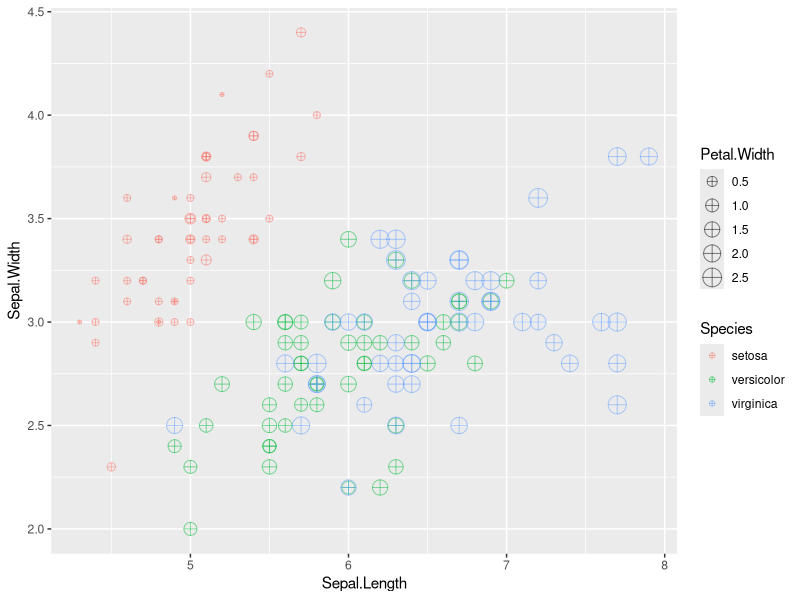
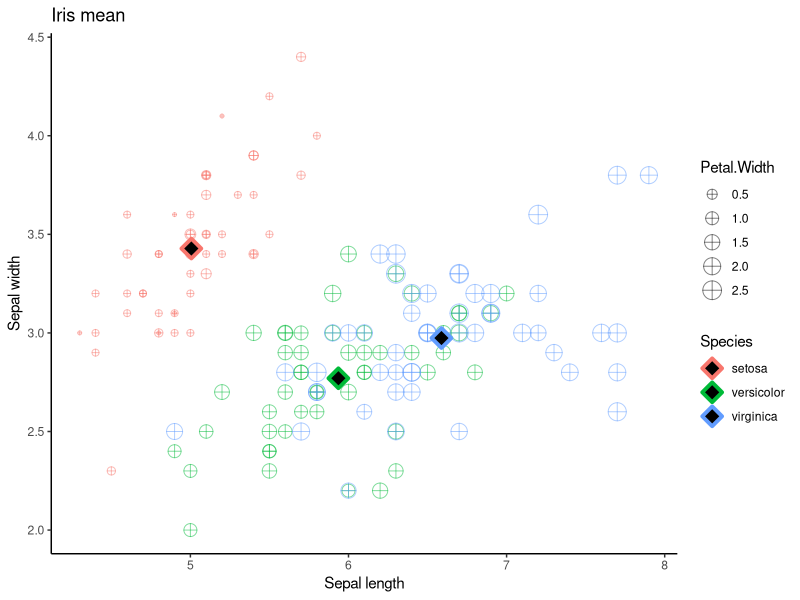

The R source for these figures, in order:
"
1) Inspecciona el DataSet iris_meaniris` disponible directamente en R. 
Identifica las variables que contiene y su tipo, asegúrate de que no hayan datos
faltantes y que los datos se encuentren listos para usarse.
"

df<-iris
# Ver headers
names(df)
# Ver descripción 
str(df)
# revisar primeras lineas
head(df)
# Dimensión del df
dim(df)
# Revisar si hay faltantes
faltantes<-sum(complete.cases(df))
continuar<-faltantes==dim(df)[1]
# Si no hay casos faltantes entonces sum(complete.cases(df))==dim[1]
if(continuar){print("No hay datos faltantes")}else{"Hay datos faltantes"}
"
2) Crea una gráfica de puntos que contenga Sepal.Lenght en el eje horizontal, 
Sepal.Width en el eje vertical, que identifique Species por color y que el tamaño 
de la figura está representado por Petal.Width. 
Asegúrate de que la geometría contenga shape = 10 y alpha = 0.5
"
library(ggplot2)
g<-ggplot(df,aes(x=Sepal.Length,y=Sepal.Width,color=Species,size=Petal.Width))+geom_point(shape=10,alpha=0.5)
g
"
3) Crea una tabla llamada iris_mean que contenga el promedio de todas las variables agrupadas por Species
"
library(dplyr)
# Usamos el par de funciones group_by y summarise para agrupar por especie y generar nuevas columnas con los promedios
# asociados a cada variable
iris_mean<-df%>%group_by(Species)%>%summarise(Sepal.Length=mean(Sepal.Length),
                                              Sepal.Width=mean(Sepal.Width),
                                              Petal.Length=mean(Petal.Length),
                                              Petal.Width=mean(Petal.Width))
class(iris_mean)
# Transformamos el tbl en un df
iris_mean<-data.frame(iris_mean)
head(iris_mean)
'
4. Con esta tabla, agrega a tu gráfica anterior otra geometría de puntos para 
agregar los promedios en la visualización. Asegúrate que el primer argumento de
la geometría sea el nombre de tu tabla y que los parámetros sean shape = 23,
size = 4, fill = "black" y stroke = 2. También agrega etiquetas, temas y los 
cambios necesarios para mejorar tu visualización.
'
g<-g+geom_point(data=iris_mean,shape=23,size=4,fill="black",stroke=2) + 
  labs(title = "Iris mean",x = "Sepal length", y = "Sepal width") + 
  theme_classic()
g
